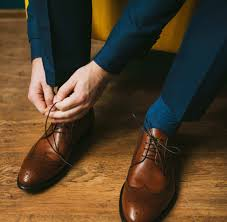
#> input picture images/clasificador.jpg, 227 x 222 px, given in place of the camera
$ python prueba4.py
#> lines starting #> are read from the running program, lines starting #| are printed output that depends on the picture
import cv2
import numpy as np

# Extract area of interest based on the tracking_paths
def calculate_region_of_interest(frame, tracking_paths):
    mask = np.zeros_like(frame)
    mask[:] = 255
    for x, y in [np.int32(tp[-1]) for tp in tracking_paths]:
        cv2.circle(mask, (x, y), 6, 0, -1)
    return mask

def add_tracking_paths(frame, tracking_paths):
    mask = calculate_region_of_interest(frame, tracking_paths)

    feature_points = cv2.goodFeaturesToTrack(frame, mask=mask, maxCorners=500, \
        qualityLevel=0.3, minDistance=7, blockSize=7)

    if feature_points is not None:
        for x, y in np.float32(feature_points).reshape(-1, 2):
            tracking_paths.append([(int(x), int(y))])  # Asegurarse de que sean enteros

def compute_feature_points(tracking_paths, prev_img, current_img):
    feature_points = [tp[-1] for tp in tracking_paths]
    feature_points_0 = np.float32(feature_points).reshape(-1, 1, 2)

    feature_points_1, status_1, err_1 = cv2.calcOpticalFlowPyrLK(prev_img, current_img, \
        feature_points_0, None, **tracking_params)
    feature_points_0_rev, status_2, err_2 = cv2.calcOpticalFlowPyrLK(current_img, prev_img, \
        feature_points_1, None, **tracking_params)

    diff_feature_points = abs(feature_points_0 - feature_points_0_rev).reshape(-1, 2).max(-1)
    good_points = diff_feature_points < 1
    return feature_points_1.reshape(-1, 2), good_points

def start_tracking(cap, scaling_factor, num_frames_to_track, num_frames_jump, tracking_params):
#> called with scaling_factor = 0.5, num_frames_to_track = 5, num_frames_jump = 2
    tracking_paths = []
    frame_index = 0

    while True:
        ret, frame = cap.read()
#> frame is the input picture: shape (222, 227, 3); mean B, G, R 41.4, 63.5, 82.3

        if not ret:
            break  # Asegúrate de que se lea correctamente el frame

        frame = cv2.resize(frame, None, fx=scaling_factor, fy=scaling_factor, interpolation=cv2.INTER_AREA)
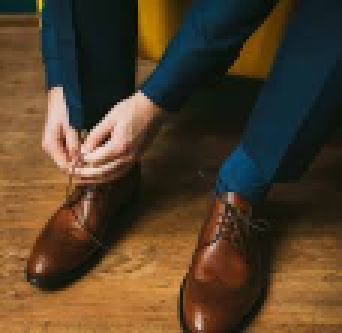
#> frame: shape (111, 114, 3) (shown 3 times larger); mean B, G, R 41.5, 63.6, 82.3
        frame_gray = cv2.cvtColor(frame, cv2.COLOR_BGR2GRAY)
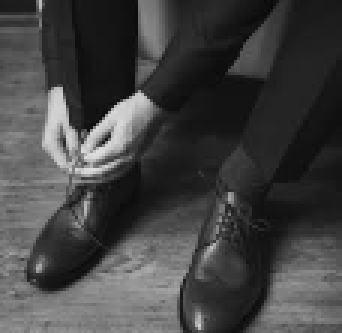
#> frame_gray: shape (111, 114) (shown 3 times larger); min 9, max 224, mean 66.6
        output_img = frame.copy()

        if len(tracking_paths) > 0:
            prev_img, current_img = prev_gray, frame_gray
            feature_points, good_points = compute_feature_points(tracking_paths, prev_img, current_img)

            new_tracking_paths = []
            for tp, (x, y), good_points_flag in zip(tracking_paths, feature_points, good_points):
                if not good_points_flag: continue

                tp.append((int(x), int(y)))  # Asegurarse de que sean enteros

                if len(tp) > num_frames_to_track: del tp[0]
                new_tracking_paths.append(tp)

                cv2.circle(output_img, (int(x), int(y)), 3, (0, 255, 0), -1)  # Asegurarse de que sean enteros

            tracking_paths = new_tracking_paths

            point_paths = [np.int32(tp) for tp in tracking_paths]
            cv2.polylines(output_img, point_paths, False, (0, 150, 0))

        if not frame_index % num_frames_jump:
            add_tracking_paths(frame_gray, tracking_paths)
#> in add_tracking_paths, `mask = calculate_region_of_interest(frame, tracking_paths)`: mask: shape (111, 114); every value is 255
#> in add_tracking_paths, `feature_points = cv2.goodFeaturesToTrack(frame, mask=mask, maxCorners=..`: feature_points = [[46, 30], [18, 31], [27, 45], [34, 46], [11, 92], [75, 66], [28, 64], [66, 109]]
#> the loop in add_tracking_paths, `for x, y in np.float32(feature_points).reshape(-1, 2):` made 8 passes
#> after the loop in add_tracking_paths, `for x, y in np.float32(feature_points).reshape(-1, 2):`: tracking_paths = [[(46, 30)], [(18, 31)], [(27, 45)], [(34, 46)], [(11, 92)], [(75, 66)], [(28, 64)], [(66, 109)]]

        frame_index += 1
        prev_gray = frame_gray

        cv2.imshow('Optical Flow', output_img)

        c = cv2.waitKey(1)
#> (key Esc is pressed here)
        if c == 27:
            break

if __name__ == '__main__':
    cap = cv2.VideoCapture(0)  # Cambia esto a un archivo de video si lo deseas

    scaling_factor = 0.5
    num_frames_to_track = 5
    num_frames_jump = 2
    tracking_params = dict(winSize=(11, 11), maxLevel=2, criteria=(cv2.TERM_CRITERIA_EPS | cv2.TERM_CRITERIA_COUNT, 10, 0.03))

    start_tracking(cap, scaling_factor, num_frames_to_track, num_frames_jump, tracking_params)
    cv2.destroyAllWindows()

$ run again, on images/cuenca.jpg
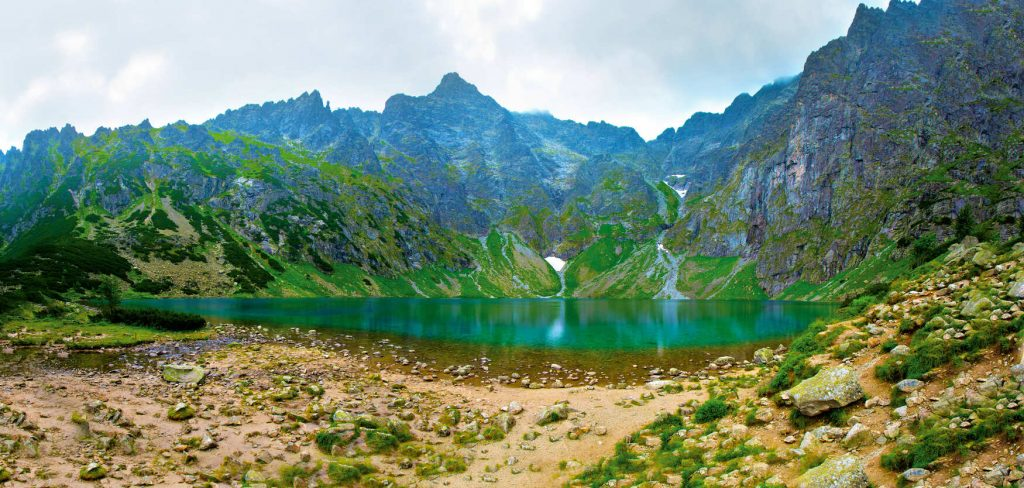
#> input picture images/cuenca.jpg, 1024 x 488 px, given in place of the camera
#> in start_tracking, frame is the input picture: shape (488, 1024, 3); mean B, G, R 112.7, 136.2, 115.8
#> in start_tracking, `frame = cv2.resize(frame, None, fx=scaling_factor, fy=scaling_factor, ..`:
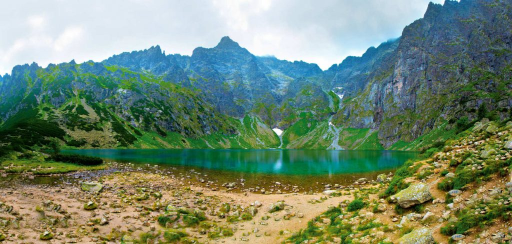
#> frame: shape (244, 512, 3); mean B, G, R 112.8, 136.4, 115.9
#> in start_tracking, `frame_gray = cv2.cvtColor(frame, cv2.COLOR_BGR2GRAY)`:
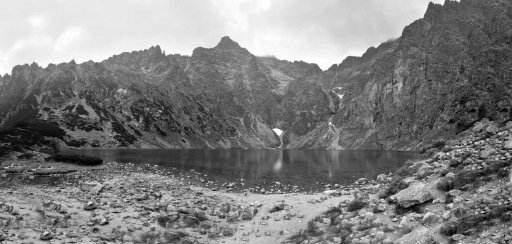
#> frame_gray: shape (244, 512); min 1, max 255, mean 127.6
#> mask: shape (244, 512); every value is 255
#> feature_points = 119 rows, first 8: [441, 3], [158, 196], [507, 156], [166, 53], [8, 73], [106, 219], [72, 61], [340, 95]
#> the loop in add_tracking_paths, `for x, y in np.float32(feature_points).reshape(-1, 2):` made 119 passes
#> after the loop in add_tracking_paths, `for x, y in np.float32(feature_points).reshape(-1, 2):`: tracking_paths = 119 items
